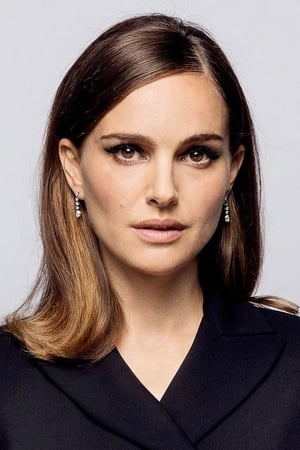
#> input picture InstagramFilter/Portman.jpg, 300 x 450 px
$ jupyter execute InstagramFilter.ipynb   (shell and % lines are left out)   (older library calls are emulated)
#> lines starting #> are read from the running program, lines starting #| are printed output that depends on the picture; after the words box and inside, x2 and y2 are one past the last pixel; in counts of white or black regions, pixels touching at a corner belong together
#> further down, image is the input picture: shape (450, 300, 3); mean B, G, R 106.6, 111, 129.4
[cell 1]
import cv2
import matplotlib.pyplot as plt
import numpy as np

[cell 2]
import matplotlib
matplotlib.rcParams['figure.figsize'] = (2.0,2.0)
matplotlib.rcParams['image.cmap'] = 'gray'

[cell 3]
def cartoonify(image, arguments=0):
    ### Edge preserved image
#> called with arguments = 0
    impres = cv2.edgePreservingFilter(image, flags=cv2.NORMCONV_FILTER, sigma_s=0.2, sigma_r=0.01);

    img_presgray = cv2.cvtColor(impres, cv2.COLOR_BGR2GRAY)
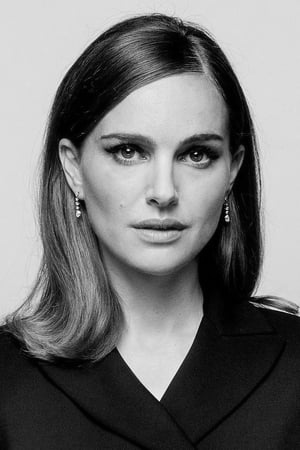
#> img_presgray: shape (450, 300); min 0, max 254, mean 116
    # Sobel Edge Detection
    sobelxy = cv2.Sobel(src=img_presgray, ddepth=cv2.CV_8U, dx=2, dy=2, ksize=5) # Combined X and Y Sobel Edge Detection
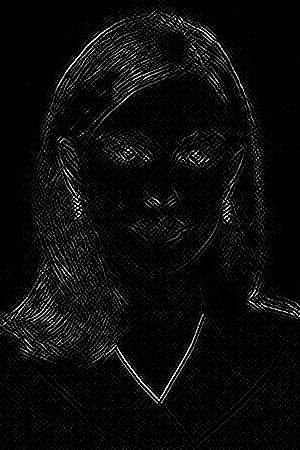
#> sobelxy: shape (450, 300); min 0, max 255, mean 11.3
    intsobel=np.uint8(sobelxy)
    ret,edgeSketch=cv2.threshold(intsobel, 70, 255, cv2.THRESH_BINARY_INV)
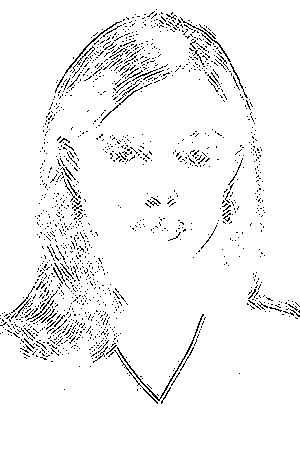
#> edgeSketch: shape (450, 300); 95.5% white; black in thin lines or dots, all inside (x1, y1, x2, y2) = (0, 9, 300, 404)
    edgeSketchIm=cv2.cvtColor(edgeSketch, cv2.COLOR_GRAY2BGR)
    #Blend the pencil sketch with the edge preserved image
    alpha = edgeSketchIm[:,:,0]
    alpha = cv2.merge([alpha,alpha,alpha])
    cartoonImage=np.where(alpha==(0,0,0), edgeSketchIm, impres)
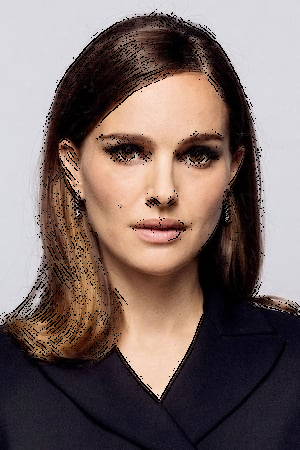
#> cartoonImage: shape (450, 300, 3); mean of channels 0, 1, 2 102.3, 106.2, 123.2; drawn as B, G, R

    return cartoonImage

[cell 4]
def pencilSketch(image, arguments=0):

#> called with arguments = 0
    img_gray = cv2.cvtColor(image, cv2.COLOR_BGR2GRAY)
    blurkernel_size=3
    img_blur = cv2.GaussianBlur(img_gray, (blurkernel_size,blurkernel_size), 0)
    #Laplacian process to get the plot of second derivative
    lapkernel_size=7
    lap = cv2.Laplacian(img_blur, cv2.CV_32F, ksize = lapkernel_size, scale = 1, delta = 0)
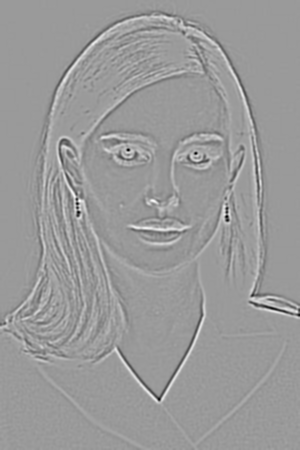
#> lap: shape (450, 300) float32; min -50904, max 33240, mean -0.9; drawn with min black and max white
# Normalize results
    cv2.normalize(lap,
                dst = lap,
                alpha = 0,
                beta = 1,
                norm_type = cv2.NORM_MINMAX,
                dtype = cv2.CV_32F)
    intlap=np.uint8(lap*255)
    n, b, patches =plt.hist(intlap.ravel(),256,[0,256]);
#> n = 256 values, max 31502 at index 154, min 0 at index 1, mean 527.3; b = 257 values from 0 to 256; patches = 256 items

    bin_max = np.where(n == n.max())
#> bin_max = ([154],)
    peakvalue=int(b[bin_max][0])
#> peakvalue = 154
    cleanlap=intlap.copy()
    sig=5
    cleanlap[(cleanlap>(peakvalue-sig)) & (cleanlap<(peakvalue+sig))] = 0
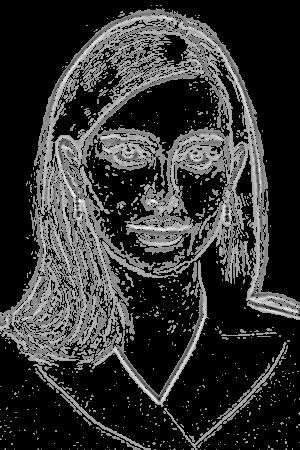
#> cleanlap: shape (450, 300); min 0, max 255, mean 50.5

    #thresholding to black and white
    thresh=peakvalue
#> thresh = 154
    ret,binaryedge=cv2.threshold(cleanlap, thresh, 255, cv2.THRESH_BINARY_INV)
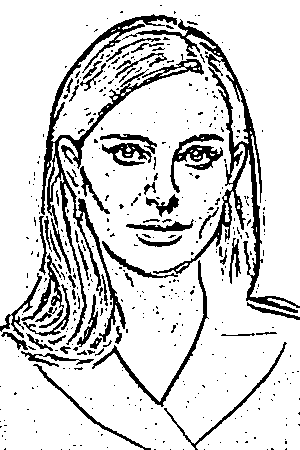
#> binaryedge: shape (450, 300); 84.2% white; 437 black regions (370 under 20 px), largest, box (x1, y1, x2, y2) and area: (41, 14, 204, 345) 5077, (122, 19, 300, 313) 4349, (92, 260, 209, 407) 974
#> ret = 154
    pencilSketchImage=cv2.cvtColor(binaryedge, cv2.COLOR_GRAY2BGR)
    return pencilSketchImage

[cell 5]
imagePath = "Portman.jpg"
image = cv2.imread(imagePath)

cartoonImage = cartoonify(image)
pencilSketchImage = pencilSketch(image)
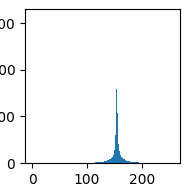
#> figure drawn by matplotlib, 1 panel; tallest bar 31502 high, from x = 154 to 155

[cell 6]
plt.figure(figsize=[20,10])
plt.subplot(131);plt.imshow(image[:,:,::-1]);
plt.subplot(132);plt.imshow(cartoonImage[:,:,::-1]);
plt.subplot(133);plt.imshow(pencilSketchImage[:,:,::-1]);
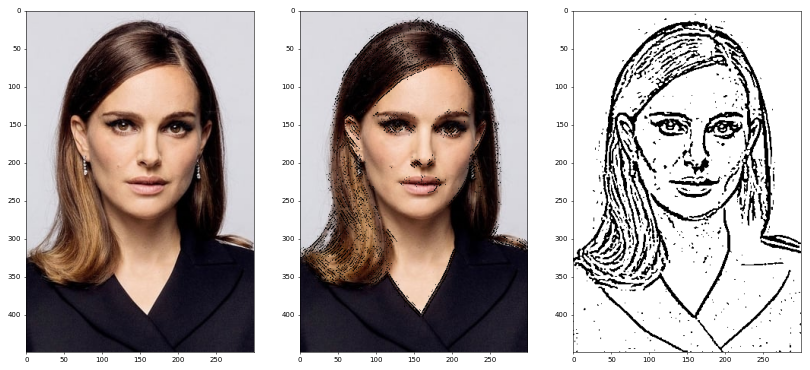
#> figure drawn by matplotlib, 3 panels
